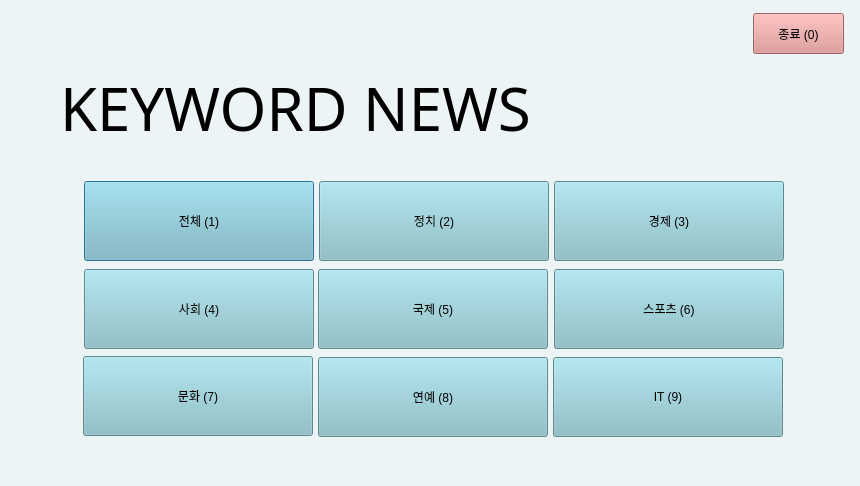
<?xml version="1.0" encoding="UTF-8"?>
<ui version="4.0">
 <class>Dialog</class>
 <widget class="QDialog" name="Dialog">
  <property name="geometry">
   <rect>
    <x>0</x>
    <y>0</y>
    <width>860</width>
    <height>486</height>
   </rect>
  </property>
  <property name="windowTitle">
   <string>KeywordNews</string>
  </property>
  <property name="windowIcon">
   <iconset>
    <normaloff>../../../../Desktop/newspaper.png</normaloff>../../../../Desktop/newspaper.png</iconset>
  </property>
  <property name="styleSheet">
   <string notr="true">background-color: rgb(237, 244, 245);</string>
  </property>
  <widget class="QPushButton" name="num_pushButton_1">
   <property name="geometry">
    <rect>
     <x>84</x>
     <y>181</y>
     <width>230</width>
     <height>80</height>
    </rect>
   </property>
   <property name="focusPolicy">
    <enum>Qt::StrongFocus</enum>
   </property>
   <property name="layoutDirection">
    <enum>Qt::LeftToRight</enum>
   </property>
   <property name="styleSheet">
    <string notr="true">font: 20pt &quot;나눔스퀘어&quot;;
background-color: rgb(132, 190, 199);</string>
   </property>
   <property name="text">
    <string>전체 (1)</string>
   </property>
   <property name="shortcut">
    <string>1</string>
   </property>
  </widget>
  <widget class="QPushButton" name="num_pushButton_2">
   <property name="geometry">
    <rect>
     <x>319</x>
     <y>181</y>
     <width>230</width>
     <height>80</height>
    </rect>
   </property>
   <property name="styleSheet">
    <string notr="true">font: 20pt &quot;나눔스퀘어&quot;;
background-color: rgb(132, 190, 199);</string>
   </property>
   <property name="text">
    <string>정치 (2)</string>
   </property>
   <property name="shortcut">
    <string>2</string>
   </property>
  </widget>
  <widget class="QPushButton" name="num_pushButton_3">
   <property name="geometry">
    <rect>
     <x>554</x>
     <y>181</y>
     <width>230</width>
     <height>80</height>
    </rect>
   </property>
   <property name="styleSheet">
    <string notr="true">font: 20pt &quot;나눔스퀘어&quot;;
background-color: rgb(132, 190, 199);</string>
   </property>
   <property name="text">
    <string>경제 (3)</string>
   </property>
   <property name="shortcut">
    <string>3</string>
   </property>
  </widget>
  <widget class="QPushButton" name="num_pushButton_4">
   <property name="geometry">
    <rect>
     <x>84</x>
     <y>269</y>
     <width>230</width>
     <height>80</height>
    </rect>
   </property>
   <property name="styleSheet">
    <string notr="true">font: 20pt &quot;나눔스퀘어&quot;;
background-color: rgb(132, 190, 199);</string>
   </property>
   <property name="text">
    <string>사회 (4)</string>
   </property>
   <property name="shortcut">
    <string>4</string>
   </property>
  </widget>
  <widget class="QPushButton" name="num_pushButton_5">
   <property name="geometry">
    <rect>
     <x>318</x>
     <y>269</y>
     <width>230</width>
     <height>80</height>
    </rect>
   </property>
   <property name="styleSheet">
    <string notr="true">font: 20pt &quot;나눔스퀘어&quot;;
background-color: rgb(132, 190, 199);</string>
   </property>
   <property name="text">
    <string>국제 (5)</string>
   </property>
   <property name="shortcut">
    <string>5</string>
   </property>
  </widget>
  <widget class="QPushButton" name="num_pushButton_6">
   <property name="geometry">
    <rect>
     <x>554</x>
     <y>269</y>
     <width>230</width>
     <height>80</height>
    </rect>
   </property>
   <property name="styleSheet">
    <string notr="true">font: 20pt &quot;나눔스퀘어&quot;;
background-color: rgb(132, 190, 199);</string>
   </property>
   <property name="text">
    <string>스포츠 (6)</string>
   </property>
   <property name="shortcut">
    <string>6</string>
   </property>
  </widget>
  <widget class="QPushButton" name="num_pushButton_7">
   <property name="geometry">
    <rect>
     <x>83</x>
     <y>356</y>
     <width>230</width>
     <height>80</height>
    </rect>
   </property>
   <property name="styleSheet">
    <string notr="true">font: 20pt &quot;나눔스퀘어&quot;;
background-color: rgb(132, 190, 199);</string>
   </property>
   <property name="text">
    <string>문화 (7)</string>
   </property>
   <property name="shortcut">
    <string>7</string>
   </property>
  </widget>
  <widget class="QPushButton" name="num_pushButton_8">
   <property name="geometry">
    <rect>
     <x>318</x>
     <y>357</y>
     <width>230</width>
     <height>80</height>
    </rect>
   </property>
   <property name="styleSheet">
    <string notr="true">font: 20pt &quot;나눔스퀘어&quot;;
background-color: rgb(132, 190, 199);</string>
   </property>
   <property name="text">
    <string>연예 (8)</string>
   </property>
   <property name="shortcut">
    <string>8</string>
   </property>
  </widget>
  <widget class="QPushButton" name="num_pushButton_9">
   <property name="geometry">
    <rect>
     <x>553</x>
     <y>357</y>
     <width>230</width>
     <height>80</height>
    </rect>
   </property>
   <property name="styleSheet">
    <string notr="true">font: 20pt &quot;나눔스퀘어&quot;;
background-color: rgb(132, 190, 199);</string>
   </property>
   <property name="text">
    <string>IT (9)</string>
   </property>
   <property name="shortcut">
    <string>9</string>
   </property>
  </widget>
  <widget class="QPushButton" name="num_pushButton_0">
   <property name="geometry">
    <rect>
     <x>753</x>
     <y>13</y>
     <width>91</width>
     <height>41</height>
    </rect>
   </property>
   <property name="tabletTracking">
    <bool>false</bool>
   </property>
   <property name="styleSheet">
    <string notr="true">font: 10pt &quot;나눔스퀘어&quot;;
background-color: rgb(219,139,139,);</string>
   </property>
   <property name="text">
    <string>종료 (0)</string>
   </property>
   <property name="shortcut">
    <string>0</string>
   </property>
  </widget>
  <widget class="QLabel" name="label_kn">
   <property name="geometry">
    <rect>
     <x>60</x>
     <y>60</y>
     <width>771</width>
     <height>95</height>
    </rect>
   </property>
   <property name="font">
    <font>
     <family>Baskerville Old Face</family>
     <pointsize>45</pointsize>
    </font>
   </property>
   <property name="text">
    <string>KEYWORD NEWS</string>
   </property>
  </widget>
 </widget>
 <resources/>
 <connections/>
</ui>
